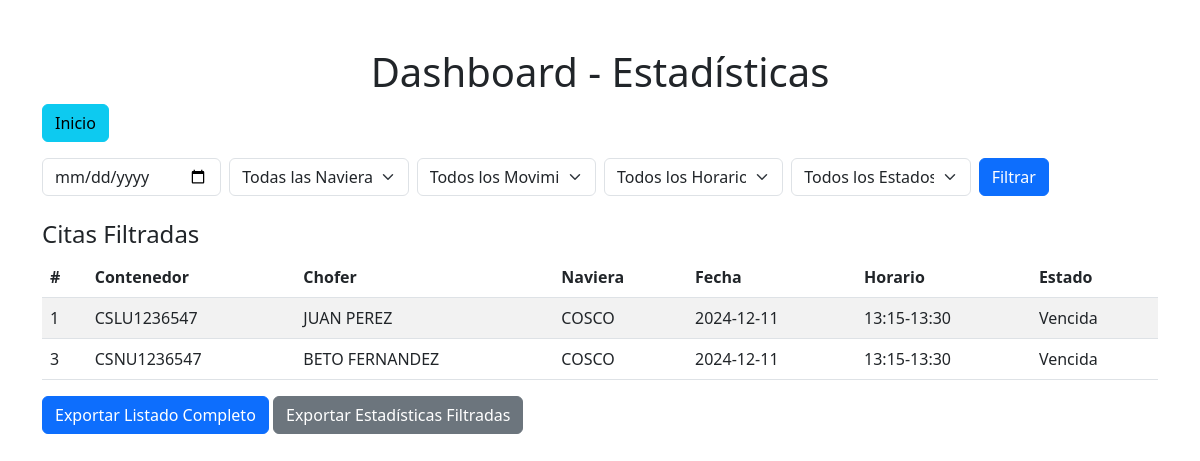
/dashboard, run on the app's committed database.
### tables this page shows
CREATE TABLE citas (
            id INTEGER PRIMARY KEY AUTOINCREMENT,
            contenedor TEXT NOT NULL,
            chofer_nombre TEXT NOT NULL,
            chofer_cedula TEXT NOT NULL,
            cabezal_placa TEXT NOT NULL,
            horario TEXT NOT NULL,
            estado_contenedor TEXT NOT NULL DEFAULT 'Vacío',
            tipo_operacion TEXT NOT NULL DEFAULT 'Entrega',
            fecha TEXT NOT NULL DEFAULT '',
            estado TEXT NOT NULL DEFAULT 'Pendiente',
            anotaciones TEXT DEFAULT NULL,
            naviera TEXT NOT NULL CHECK (naviera IN ('COSCO', 'OOCL', 'ONE'))
        );

### app.py (the view)
@app.route('/dashboard', methods=['GET'])
def dashboard():
    conn = get_db_connection()
    fecha = request.args.get('fecha', '')
    naviera = request.args.get('naviera', '')
    tipo_operacion = request.args.get('tipo_operacion', '')
    horario = request.args.get('horario', '')
    estado = request.args.get('estado', '')
    query = "SELECT * FROM citas WHERE 1=1"
    params = []
    if fecha:
        query += " AND fecha = ?"
        params.append(fecha)
    if naviera:
        query += " AND naviera = ?"
        params.append(naviera)
    if tipo_operacion:
        query += " AND tipo_operacion = ?"
        params.append(tipo_operacion)
    if horario:
        query += " AND horario = ?"
        params.append(horario)
    if estado:
        query += " AND estado = ?"
        params.append(estado)
    citas_filtradas = conn.execute(query, params).fetchall()
    total_citas = conn.execute("SELECT COUNT(*) AS total FROM citas").fetchone()["total"]
    citas_por_estado = conn.execute("""
        SELECT estado_contenedor, COUNT(*) AS total
        FROM citas
        GROUP BY estado_contenedor
    """).fetchall()
    horarios = conn.execute("""
        SELECT DISTINCT horario
        FROM citas
        ORDER BY horario ASC
    """).fetchall()
    conn.close()
    return render_template(
        'dashboard.html',
        total_citas=total_citas,
        citas_por_estado=[dict(row) for row in citas_por_estado],
        horarios=[row["horario"] for row in horarios],
        citas_filtradas=[dict(row) for row in citas_filtradas],
        filtros={
            "fecha": fecha,
            "naviera": naviera,
            "tipo_operacion": tipo_operacion,
            "horario": horario,
            "estado": estado,
        }
    )

### app.py (called while the page is built)
def get_db_connection():
    conn = sqlite3.connect(db_path)
    conn.row_factory = sqlite3.Row
    return conn

### templates/dashboard.html (shortened to what this page needs)
<!DOCTYPE html>
<html lang="es">
<head>
    <link href="https://cdn.jsdelivr.net/npm/bootstrap@5.3.0/dist/css/bootstrap.min.css" rel="stylesheet">
</head>
<body>
    <div class="container mt-5">
        <h1 class="text-center">Dashboard - Estadísticas</h1>
        <a href="/" class="btn btn-info mb-3">Inicio</a>
        <form method="GET" action="/dashboard" class="mb-4">
            <div class="row g-2">
                <div class="col-md-2">
                    <input type="date" name="fecha" class="form-control" value="{{ filtros.fecha }}">
                </div>
                <div class="col-md-2">
                    <select name="naviera" class="form-select">
                        <option value="">Todas las Navieras</option>
                    </select>
                </div>
                <div class="col-md-2">
                    <select name="tipo_operacion" class="form-select">
                        <option value="">Todos los Movimientos</option>
                    </select>
                </div>
                <div class="col-md-2">
                    <select name="horario" class="form-select">
                        <option value="">Todos los Horarios</option>
                    </select>
                </div>
                <div class="col-md-2">
                    <select name="estado" class="form-select">
                        <option value="">Todos los Estados</option>
                    </select>
                </div>
                <div class="col-md-2">
                    <button type="submit" class="btn btn-primary">Filtrar</button>
                </div>
            </div>
        </form>
        <h4>Citas Filtradas</h4>
        <table class="table table-striped">
            <thead>
                <tr>
                    <th>#</th>
                    <th>Contenedor</th>
                    <th>Chofer</th>
                    <th>Naviera</th>
                    <th>Fecha</th>
                    <th>Horario</th>
                    <th>Estado</th>
                </tr>
            </thead>
            <tbody>
                {% for cita in citas_filtradas %}
                <tr>
                    <td>{{ cita.id }}</td>
                    <td>{{ cita.contenedor }}</td>
                    <td>{{ cita.chofer_nombre }}</td>
                    <td>{{ cita.naviera }}</td>
                    <td>{{ cita.fecha }}</td>
                    <td>{{ cita.horario }}</td>
                    <td>{{ cita.estado }}</td>
                </tr>
                {% endfor %}
            </tbody>
        </table>
        <a href="/exportar-todas-citas" class="btn btn-primary mb-3">Exportar Listado Completo</a>
        <a href="/exportar-estadisticas?{{ request.query_string.decode('utf-8') }}" class="btn btn-secondary mb-3">Exportar Estadísticas Filtradas</a>
    </div>
</body>
</html>

### data on the page
citas: id "1", contenedor "CSLU1236547", chofer_nombre "JUAN PEREZ", naviera "COSCO", fecha "2024-12-11", horario "13:15-13:30", estado "Vencida"
citas: id "3", contenedor "CSNU1236547", chofer_nombre "BETO FERNANDEZ", naviera "COSCO", fecha "2024-12-11", horario "13:15-13:30", estado "Vencida"
